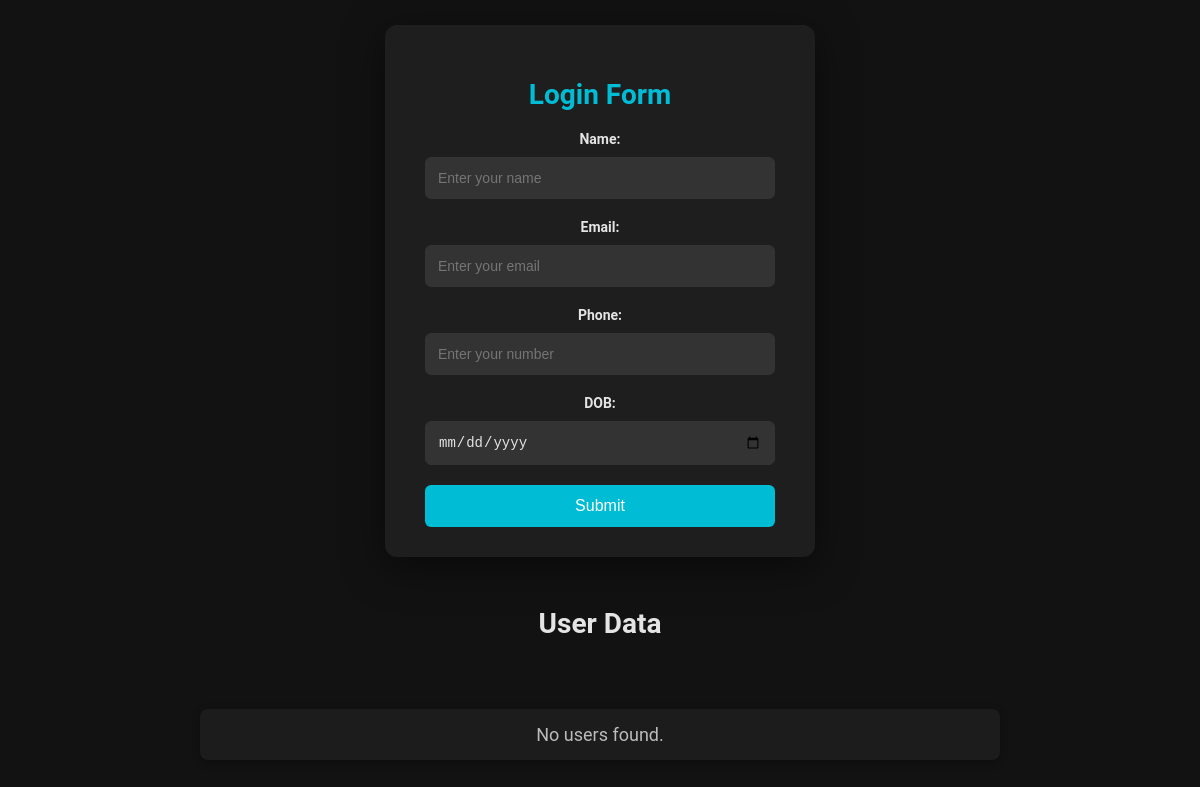
Before: / with the older database file.
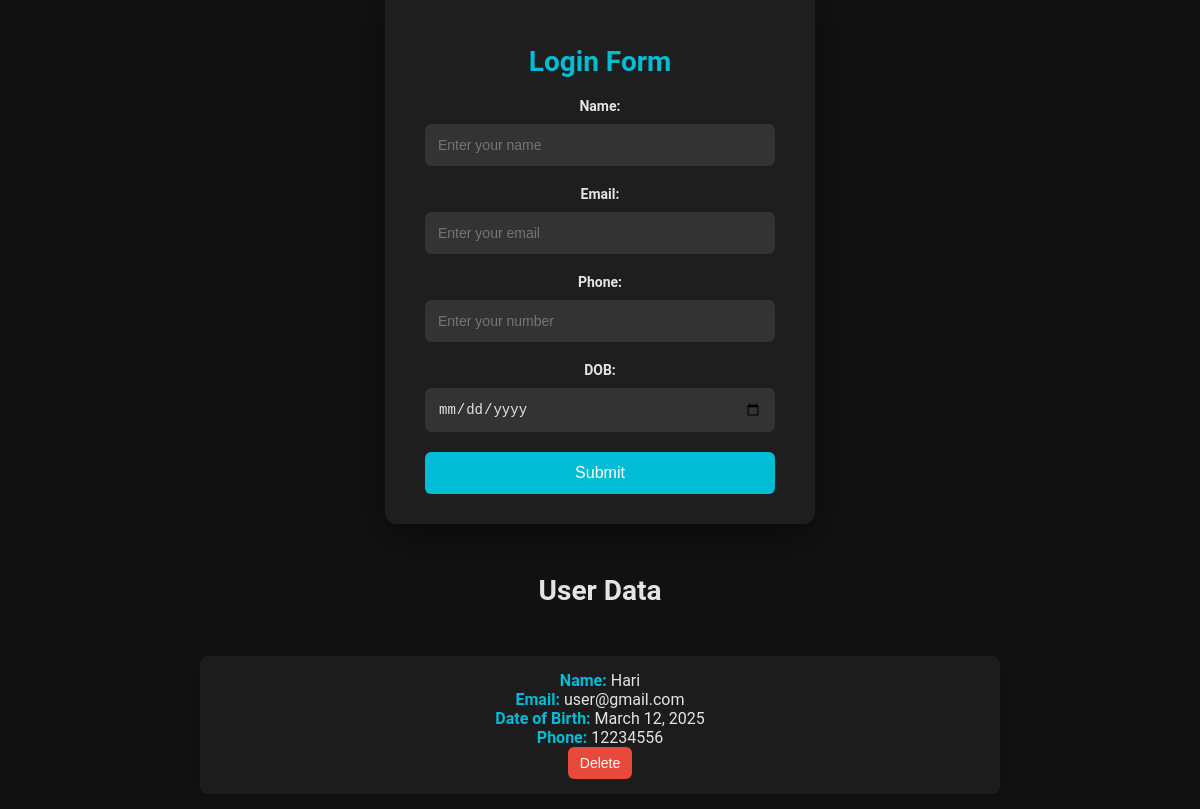
After: the same page with the newer database file.
### app/models.py (models this page shows, shortened)
class UserProfile(models.Model):
    name = models.CharField(max_length=255)
    email = models.EmailField(unique=True)
    phone = models.CharField(max_length=15)  # using CharField for flexibility
    dob = models.DateField(default='2000-01-01')  # Example default date

### app/views.py (the view, shortened to what this page needs)
# urls.py: path('',views.main,name="main"),
def main(request):
    obj = UserProfile.objects.all()
    return render(request, "main.html", {"det": obj})

### templates/main.html (shortened to what this page needs)
<!DOCTYPE html>
<html lang="en">
<head>
    {% load static %}
    <link rel="stylesheet" href="{% static 'css/main.css' %}">
</head>
<body>
    <div class="login">
        <h2>Login Form</h2>
        <form method="POST">
            <label for="name">Name:</label>
            <input type="text" id="name" name="name" required placeholder="Enter your name"><br>
            <label for="email">Email:</label>
            <input type="email" id="email" name="email" required placeholder="Enter your email"><br>
            <label for="phone">Phone:</label>
            <input type="number" id="Phone" name="phone" required placeholder="Enter your number"><br>
            <label for="DOB">DOB:</label>
            <input type="date" id="DOB" name="dob" required placeholder="Enter your dob"><br>
            <input type="submit" value="Submit">
        </form>
    </div>
    <h1>User Data</h1>
    <ul>
        {% for user in det %}
            <li>
                <strong>Name:</strong> {{ user.name }} <br>
                <strong>Email:</strong> {{ user.email }} <br>
                <strong>Date of Birth:</strong> {{ user.dob }} <br>
                <strong>Phone:</strong> {{ user.phone }} <br>
                <form method="POST" action="{% url 'delete_user' user.id %}" style="display:inline;">
                    <button type="submit">Delete</button>
                </form>
            </li>
        {% empty %}
            <li class="no-data">No users found.</li>
        {% endfor %}
    </ul>
</body>
</html>

### static/css/main.css (style rules this page uses)
body { font-family: Arial, sans-serif; background-color: #f4f4f4; margin: 0; padding: 0; display: flex; justify-content: center; align-items: center; height: 100vh; flex-direction: column; }
.login { background-color: #fff; padding: 20px; border-radius: 8px; box-shadow: 0 0 10px rgba(65, 35, 35, 0.1); width: 300px; }
.login label { display: block; margin-bottom: 8px; font-weight: bold; }
.login input[type="text"], .login input[type="email"], .login input[type="number"], .login input[type="date"] { width: 100%; padding: 8px; margin-bottom: 15px; border: 1px solid #ccc; border-radius: 4px; box-sizing: border-box; }
.login input[type="submit"] { width: 100%; padding: 10px; background-color: #28a745; color: white; border: none; border-radius: 4px; cursor: pointer; font-size: 16px; }
h1 { margin-top: 30px; color: #333; }

### templates/main.html (style rules this page uses)
body { font-family: 'Roboto', sans-serif; background-color: #121212; color: #e4e4e4; margin: 0; padding: 0; display: flex; justify-content: center; align-items: center; height: 100vh; flex-direction: column; text-align: center; }
.login { background-color: #1e1e1e; padding: 30px 40px; border-radius: 12px; box-shadow: 0 10px 40px rgba(0, 0, 0, 0.5); width: 350px; transition: transform 0.3s ease; }
.login h2 { color: #00bcd4; margin-bottom: 20px; font-size: 28px; font-weight: 700; }
.login label { display: block; margin-bottom: 10px; font-weight: 600; font-size: 14px; color: #e4e4e4; }
.login input[type="text"], .login input[type="email"], .login input[type="number"], .login input[type="date"] { width: 100%; padding: 12px; margin-bottom: 20px; border: 1px solid #333; border-radius: 6px; background-color: #333; font-size: 14px; color: #e4e4e4; transition: border-color 0.3s ease; }
.login input[type="submit"] { width: 100%; padding: 12px; background-color: #00bcd4; color: white; border: none; border-radius: 6px; cursor: pointer; font-size: 16px; transition: background-color 0.3s ease; }
h1 { margin-top: 50px; color: #e4e4e4; font-size: 28px; }
ul { list-style: none; padding: 0; margin: 0; width: 100%; max-width: 800px; margin-top: 30px; }
li { background-color: #1c1c1c; padding: 15px; margin-bottom: 15px; border-radius: 8px; box-shadow: 0 2px 8px rgba(0, 0, 0, 0.3); }
li strong { color: #00bcd4; font-weight: bold; }
button { background-color: #e74a3b; color: white; border: none; padding: 8px 12px; border-radius: 6px; cursor: pointer; font-size: 14px; transition: background-color 0.3s ease; }

Changed rows visible on the page:
added UserProfile: name "Hari", email "user@gmail.com", dob "March 12, 2025", phone "12234556"
Other visible differences:
text no longer shown: "No users found."
